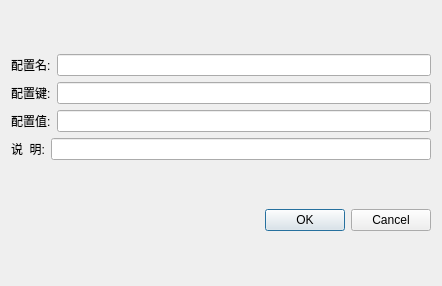
<?xml version="1.0" encoding="UTF-8"?>
<ui version="4.0">
 <class>Dialog</class>
 <widget class="QDialog" name="Dialog">
  <property name="geometry">
   <rect>
    <x>0</x>
    <y>0</y>
    <width>442</width>
    <height>286</height>
   </rect>
  </property>
  <property name="windowTitle">
   <string>编辑配置项</string>
  </property>
  <layout class="QVBoxLayout" name="verticalLayout">
   <item>
    <layout class="QGridLayout" name="gridLayout">
     <item row="0" column="0">
      <layout class="QHBoxLayout" name="horizontalLayout">
       <item>
        <widget class="QLabel" name="label_2">
         <property name="text">
          <string>配置名:</string>
         </property>
        </widget>
       </item>
       <item>
        <widget class="QLineEdit" name="lineEdit_SettingName"/>
       </item>
      </layout>
     </item>
     <item row="1" column="0">
      <layout class="QHBoxLayout" name="horizontalLayout_2">
       <item>
        <widget class="QLabel" name="label_3">
         <property name="text">
          <string>配置键:</string>
         </property>
        </widget>
       </item>
       <item>
        <widget class="QLineEdit" name="lineEdit_SettingKey"/>
       </item>
      </layout>
     </item>
     <item row="2" column="0">
      <layout class="QHBoxLayout" name="horizontalLayout_3">
       <item>
        <widget class="QLabel" name="label_4">
         <property name="text">
          <string>配置值:</string>
         </property>
        </widget>
       </item>
       <item>
        <widget class="QLineEdit" name="lineEdit_SettingValue"/>
       </item>
      </layout>
     </item>
     <item row="3" column="0">
      <layout class="QHBoxLayout" name="horizontalLayout_4">
       <item>
        <widget class="QLabel" name="label_5">
         <property name="text">
          <string>说  明:</string>
         </property>
        </widget>
       </item>
       <item>
        <widget class="QLineEdit" name="lineEdit_SettingDesc"/>
       </item>
      </layout>
     </item>
    </layout>
   </item>
   <item>
    <widget class="QDialogButtonBox" name="buttonBox">
     <property name="orientation">
      <enum>Qt::Horizontal</enum>
     </property>
     <property name="standardButtons">
      <set>QDialogButtonBox::Cancel|QDialogButtonBox::Ok</set>
     </property>
    </widget>
   </item>
  </layout>
 </widget>
 <resources/>
 <connections>
  <connection>
   <sender>buttonBox</sender>
   <signal>accepted()</signal>
   <receiver>Dialog</receiver>
   <slot>accept()</slot>
   <hints>
    <hint type="sourcelabel">
     <x>248</x>
     <y>254</y>
    </hint>
    <hint type="destinationlabel">
     <x>157</x>
     <y>274</y>
    </hint>
   </hints>
  </connection>
  <connection>
   <sender>buttonBox</sender>
   <signal>rejected()</signal>
   <receiver>Dialog</receiver>
   <slot>reject()</slot>
   <hints>
    <hint type="sourcelabel">
     <x>316</x>
     <y>260</y>
    </hint>
    <hint type="destinationlabel">
     <x>286</x>
     <y>274</y>
    </hint>
   </hints>
  </connection>
 </connections>
</ui>
